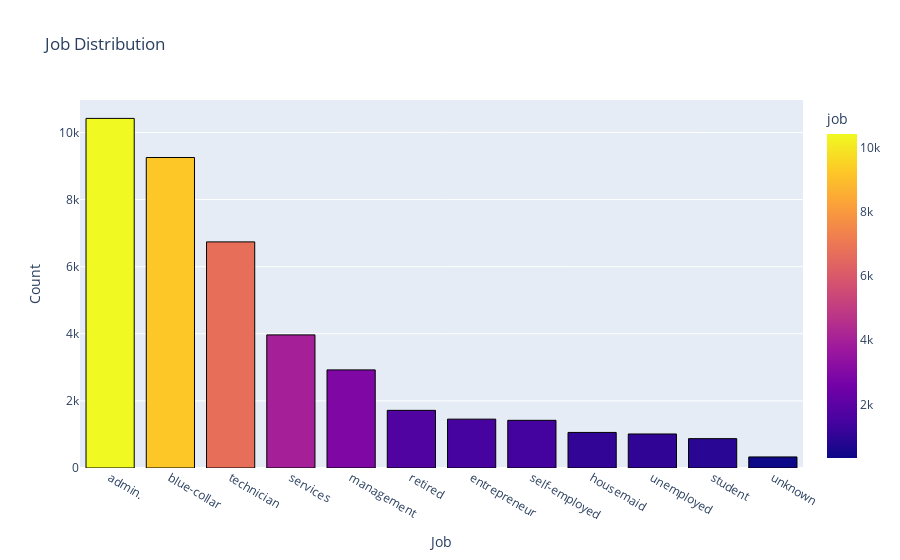

The code cell stored with this chart in its notebook:
### Code cell
fig = px.bar(df['job'].value_counts().reset_index(), x='index', y='job', color='job', title='Job Distribution')
fig.update_traces(marker=dict(line=dict(color='black', width=1)))
fig.update_xaxes(title_text='Job')
fig.update_yaxes(title_text='Count')
fig.update_layout(xaxis_categoryorder='total descending')
fig.show()

### Figure 1 — Plotly figure (JSON) as saved in the notebook; plotly's stock layout.template omitted (floating-point values rounded to 4 significant figures)
{"data": [{"alignmentgroup": "True", "hovertemplate": "index=%{x}<br>job=%{marker.color}<extra></extra>", "legendgroup": "", "marker": {"color": [10419, 9253, 6739, 3967, 2924, 1718, 1456, 1421, 1060, 1014, 875, 330], "coloraxis": "coloraxis", "line": {"color": "black", "width": 1}, "pattern": {"shape": ""}}, "name": "", "offsetgroup": "", "orientation": "v", "showlegend": false, "textposition": "auto", "type": "bar", "x": ["admin.", "blue-collar", "technician", "services", "management", "retired", "entrepreneur", "self-employed", "housemaid", "unemployed", "student", "unknown"], "xaxis": "x", "y": [10419, 9253, 6739, 3967, 2924, 1718, 1456, 1421, 1060, 1014, 875, 330], "yaxis": "y"}], "layout": {"barmode": "relative", "coloraxis": {"colorbar": {"title": {"text": "job"}}, "colorscale": [[0, "#0d0887"], [0.1111, "#46039f"], [0.2222, "#7201a8"], [0.3333, "#9c179e"], [0.4444, "#bd3786"], [0.5556, "#d8576b"], [0.6667, "#ed7953"], [0.7778, "#fb9f3a"], [0.8889, "#fdca26"], [1, "#f0f921"]]}, "legend": {"tracegroupgap": 0}, "title": {"text": "Job Distribution"}, "xaxis": {"anchor": "y", "categoryorder": "total descending", "domain": [0, 1], "title": {"text": "Job"}}, "yaxis": {"anchor": "x", "domain": [0, 1], "title": {"text": "Count"}}}}
